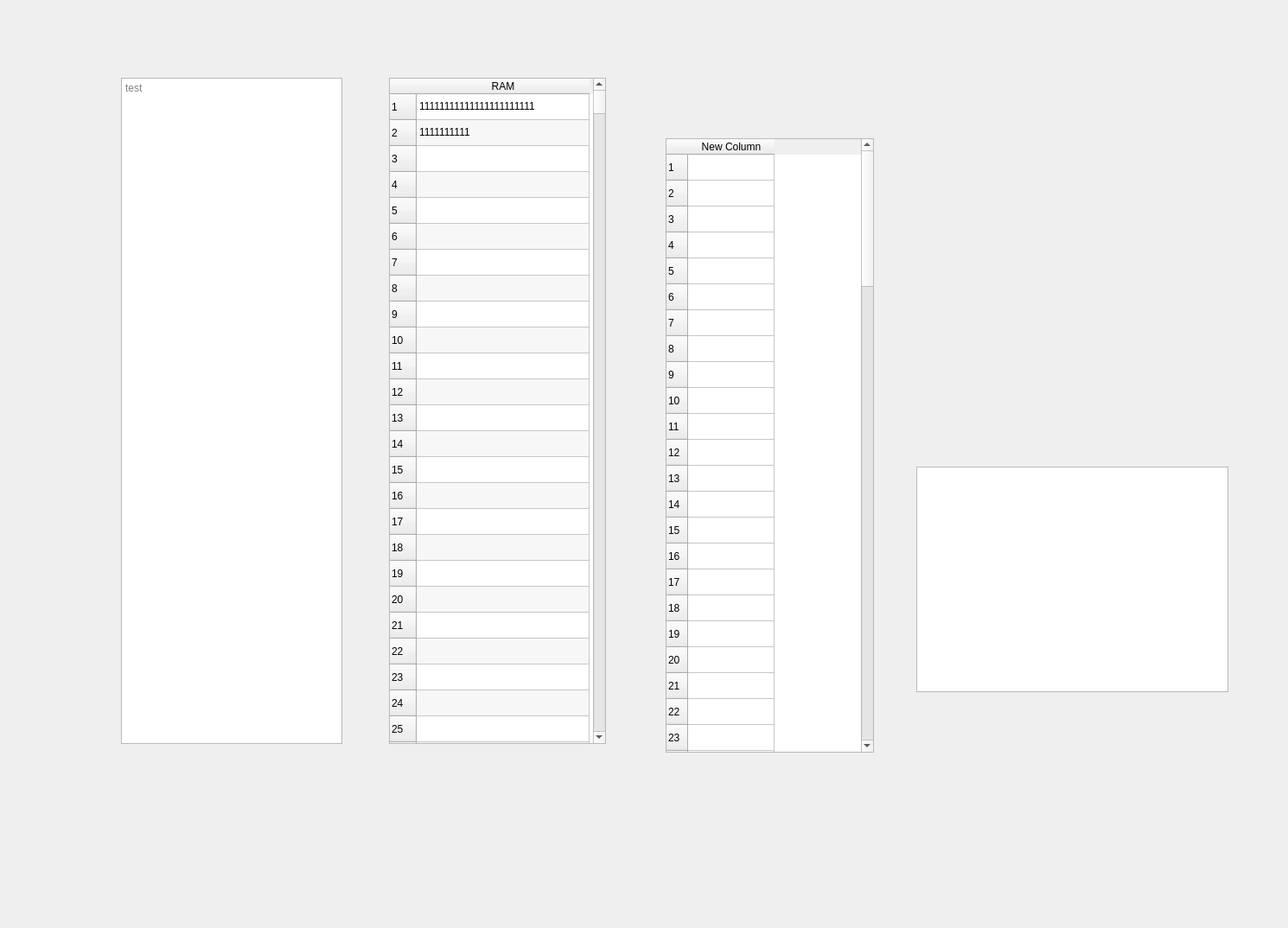
<?xml version="1.0" encoding="UTF-8"?>
<ui version="4.0">
 <class>EM</class>
 <widget class="QDialog" name="EM">
  <property name="geometry">
   <rect>
    <x>0</x>
    <y>0</y>
    <width>1490</width>
    <height>1074</height>
   </rect>
  </property>
  <property name="windowTitle">
   <string>Dialog</string>
  </property>
  <widget class="QTableWidget" name="RAM_view">
   <property name="geometry">
    <rect>
     <x>450</x>
     <y>90</y>
     <width>251</width>
     <height>771</height>
    </rect>
   </property>
   <property name="horizontalScrollBarPolicy">
    <enum>Qt::ScrollBarAlwaysOff</enum>
   </property>
   <property name="editTriggers">
    <set>QAbstractItemView::AnyKeyPressed|QAbstractItemView::DoubleClicked|QAbstractItemView::EditKeyPressed|QAbstractItemView::SelectedClicked</set>
   </property>
   <property name="alternatingRowColors">
    <bool>true</bool>
   </property>
   <property name="showGrid">
    <bool>true</bool>
   </property>
   <property name="gridStyle">
    <enum>Qt::SolidLine</enum>
   </property>
   <property name="sortingEnabled">
    <bool>false</bool>
   </property>
   <property name="cornerButtonEnabled">
    <bool>false</bool>
   </property>
   <property name="rowCount">
    <number>1000</number>
   </property>
   <attribute name="horizontalHeaderDefaultSectionSize">
    <number>200</number>
   </attribute>
   <row/>
   <row/>
   <row/>
   <row/>
   <row/>
   <row/>
   <row/>
   <row/>
   <row/>
   <row/>
   <row/>
   <row/>
   <row/>
   <row/>
   <row/>
   <row/>
   <row/>
   <row/>
   <row/>
   <row/>
   <row/>
   <row/>
   <row/>
   <row/>
   <row/>
   <row/>
   <row/>
   <row/>
   <row/>
   <row/>
   <row/>
   <row/>
   <row/>
   <row/>
   <row/>
   <row/>
   <row/>
   <row/>
   <row/>
   <row/>
   <row/>
   <row/>
   <row/>
   <row/>
   <row/>
   <row/>
   <row/>
   <row/>
   <row/>
   <row/>
   <row/>
   <row/>
   <row/>
   <row/>
   <row/>
   <row/>
   <row/>
   <row/>
   <row/>
   <row/>
   <row/>
   <row/>
   <row/>
   <row/>
   <row/>
   <row/>
   <row/>
   <row/>
   <row/>
   <row/>
   <row/>
   <row/>
   <row/>
   <row/>
   <row/>
   <row/>
   <row/>
   <row/>
   <row/>
   <row/>
   <row/>
   <row/>
   <row/>
   <row/>
   <row/>
   <row/>
   <row/>
   <row/>
   <row/>
   <row/>
   <row/>
   <row/>
   <row/>
   <row/>
   <row/>
   <row/>
   <row/>
   <row/>
   <row/>
   <row/>
   <row/>
   <row/>
   <row/>
   <row/>
   <row/>
   <row/>
   <row/>
   <row/>
   <row/>
   <row/>
   <row/>
   <row/>
   <row/>
   <row/>
   <row/>
   <row/>
   <row/>
   <row/>
   <row/>
   <row/>
   <row/>
   <row/>
   <row/>
   <row/>
   <row/>
   <row/>
   <row/>
   <row/>
   <row/>
   <row/>
   <row/>
   <row/>
   <row/>
   <row/>
   <row/>
   <row/>
   <row/>
   <row/>
   <row/>
   <row/>
   <row/>
   <row/>
   <row/>
   <row/>
   <row/>
   <row/>
   <row/>
   <row/>
   <row/>
   <row/>
   <row/>
   <row/>
   <row/>
   <row/>
   <row/>
   <row/>
   <row/>
   <row/>
   <row/>
   <row/>
   <row/>
   <row/>
   <row/>
   <row/>
   <row/>
   <row/>
   <row/>
   <row/>
   <row/>
   <row/>
   <row/>
   <row/>
   <row/>
   <row/>
   <row/>
   <row/>
   <row/>
   <row/>
   <row/>
   <row/>
   <row/>
   <row/>
   <row/>
   <row/>
   <row/>
   <row/>
   <row/>
   <row/>
   <row/>
   <row/>
   <row/>
   <row/>
   <row/>
   <row/>
   <row/>
   <row/>
   <row/>
   <row/>
   <row/>
   <row/>
   <row/>
   <row/>
   <row/>
   <row/>
   <row/>
   <row/>
   <row/>
   <row/>
   <row/>
   <row/>
   <row/>
   <row/>
   <row/>
   <row/>
   <row/>
   <row/>
   <row/>
   <row/>
   <row/>
   <row/>
   <row/>
   <row/>
   <row/>
   <row/>
   <row/>
   <row/>
   <row/>
   <row/>
   <row/>
   <row/>
   <row/>
   <row/>
   <row/>
   <row/>
   <row/>
   <row/>
   <row/>
   <row/>
   <row/>
   <row/>
   <row/>
   <row/>
   <row/>
   <row/>
   <row/>
   <row/>
   <row/>
   <row/>
   <row/>
   <row/>
   <row/>
   <row/>
   <row/>
   <row/>
   <row/>
   <row/>
   <row/>
   <row/>
   <row/>
   <row/>
   <row/>
   <row/>
   <row/>
   <row/>
   <row/>
   <row/>
   <row/>
   <row/>
   <row/>
   <row/>
   <row/>
   <row/>
   <row/>
   <row/>
   <row/>
   <row/>
   <row/>
   <row/>
   <row/>
   <row/>
   <row/>
   <row/>
   <row/>
   <row/>
   <row/>
   <row/>
   <row/>
   <row/>
   <row/>
   <row/>
   <row/>
   <row/>
   <row/>
   <row/>
   <row/>
   <row/>
   <row/>
   <row/>
   <row/>
   <row/>
   <row/>
   <row/>
   <row/>
   <row/>
   <row/>
   <row/>
   <row/>
   <row/>
   <row/>
   <row/>
   <row/>
   <row/>
   <row/>
   <row/>
   <row/>
   <row/>
   <row/>
   <row/>
   <row/>
   <row/>
   <row/>
   <row/>
   <row/>
   <row/>
   <row/>
   <row/>
   <row/>
   <row/>
   <row/>
   <row/>
   <row/>
   <row/>
   <row/>
   <row/>
   <row/>
   <row/>
   <row/>
   <row/>
   <row/>
   <row/>
   <row/>
   <row/>
   <row/>
   <row/>
   <row/>
   <row/>
   <row/>
   <row/>
   <row/>
   <row/>
   <row/>
   <row/>
   <row/>
   <row/>
   <row/>
   <row/>
   <row/>
   <row/>
   <row/>
   <row/>
   <row/>
   <row/>
   <row/>
   <row/>
   <row/>
   <row/>
   <row/>
   <row/>
   <row/>
   <row/>
   <row/>
   <row/>
   <row/>
   <row/>
   <row/>
   <row/>
   <row/>
   <row/>
   <row/>
   <row/>
   <row/>
   <row/>
   <row/>
   <row/>
   <row/>
   <row/>
   <row/>
   <row/>
   <row/>
   <row/>
   <row/>
   <row/>
   <row/>
   <row/>
   <row/>
   <row/>
   <row/>
   <row/>
   <row/>
   <row/>
   <row/>
   <row/>
   <row/>
   <row/>
   <row/>
   <row/>
   <row/>
   <row/>
   <row/>
   <row/>
   <row/>
   <row/>
   <row/>
   <row/>
   <row/>
   <row/>
   <row/>
   <row/>
   <row/>
   <row/>
   <row/>
   <row/>
   <row/>
   <row/>
   <row/>
   <row/>
   <row/>
   <row/>
   <row/>
   <row/>
   <row/>
   <row/>
   <row/>
   <row/>
   <row/>
   <row/>
   <row/>
   <row/>
   <row/>
   <row/>
   <row/>
   <row/>
   <row/>
   <row/>
   <row/>
   <row/>
   <row/>
   <row/>
   <row/>
   <row/>
   <row/>
   <row/>
   <row/>
   <row/>
   <row/>
   <row/>
   <row/>
   <row/>
   <row/>
   <row/>
   <row/>
   <row/>
   <row/>
   <row/>
   <row/>
   <row/>
   <row/>
   <row/>
   <row/>
   <row/>
   <row/>
   <row/>
   <row/>
   <row/>
   <row/>
   <row/>
   <row/>
   <row/>
   <row/>
   <row/>
   <row/>
   <row/>
   <row/>
   <row/>
   <row/>
   <row/>
   <row/>
   <row/>
   <row/>
   <row/>
   <row/>
   <row/>
   <row/>
   <row/>
   <row/>
   <row/>
   <row/>
   <row/>
   <row/>
   <row/>
   <row/>
   <row/>
   <row/>
   <row/>
   <row/>
   <row/>
   <row/>
   <row/>
   <row/>
   <row/>
   <row/>
   <row/>
   <row/>
   <row/>
   <row/>
   <row/>
   <row/>
   <row/>
   <row/>
   <row/>
   <row/>
   <row/>
   <row/>
   <row/>
   <row/>
   <row/>
   <row/>
   <row/>
   <row/>
   <row/>
   <row/>
   <row/>
   <row/>
   <row/>
   <row/>
   <row/>
   <row/>
   <row/>
   <row/>
   <row/>
   <row/>
   <row/>
   <row/>
   <row/>
   <row/>
   <row/>
   <row/>
   <row/>
   <row/>
   <row/>
   <row/>
   <row/>
   <row/>
   <row/>
   <row/>
   <row/>
   <row/>
   <row/>
   <row/>
   <row/>
   <row/>
   <row/>
   <row/>
   <row/>
   <row/>
   <row/>
   <row/>
   <row/>
   <row/>
   <row/>
   <row/>
   <row/>
   <row/>
   <row/>
   <row/>
   <row/>
   <row/>
   <row/>
   <row/>
   <row/>
   <row/>
   <row/>
   <row/>
   <row/>
   <row/>
   <row/>
   <row/>
   <row/>
   <row/>
   <row/>
   <row/>
   <row/>
   <row/>
   <row/>
   <row/>
   <row/>
   <row/>
   <row/>
   <row/>
   <row/>
   <row/>
   <row/>
   <row/>
   <row/>
   <row/>
   <row/>
   <row/>
   <row/>
   <row/>
   <row/>
   <row/>
   <row/>
   <row/>
   <row/>
   <row/>
   <row/>
   <row/>
   <row/>
   <row/>
   <row/>
   <row/>
   <row/>
   <row/>
   <row/>
   <row/>
   <row/>
   <row/>
   <row/>
   <row/>
   <row/>
   <row/>
   <row/>
   <row/>
   <row/>
   <row/>
   <row/>
   <row/>
   <row/>
   <row/>
   <row/>
   <row/>
   <row/>
   <row/>
   <row/>
   <row/>
   <row/>
   <row/>
   <row/>
   <row/>
   <row/>
   <row/>
   <row/>
   <row/>
   <row/>
   <row/>
   <row/>
   <row/>
   <row/>
   <row/>
   <row/>
   <row/>
   <row/>
   <row/>
   <row/>
   <row/>
   <row/>
   <row/>
   <row/>
   <row/>
   <row/>
   <row/>
   <row/>
   <row/>
   <row/>
   <row/>
   <row/>
   <row/>
   <row/>
   <row/>
   <row/>
   <row/>
   <row/>
   <row/>
   <row/>
   <row/>
   <row/>
   <row/>
   <row/>
   <row/>
   <row/>
   <row/>
   <row/>
   <row/>
   <row/>
   <row/>
   <row/>
   <row/>
   <row/>
   <row/>
   <row/>
   <row/>
   <row/>
   <row/>
   <row/>
   <row/>
   <row/>
   <row/>
   <row/>
   <row/>
   <row/>
   <row/>
   <row/>
   <row/>
   <row/>
   <row/>
   <row/>
   <row/>
   <row/>
   <row/>
   <row/>
   <row/>
   <row/>
   <row/>
   <row/>
   <row/>
   <row/>
   <row/>
   <row/>
   <row/>
   <row/>
   <row/>
   <row/>
   <row/>
   <row/>
   <row/>
   <row/>
   <row/>
   <row/>
   <row/>
   <row/>
   <row/>
   <row/>
   <row/>
   <row/>
   <row/>
   <row/>
   <row/>
   <row/>
   <row/>
   <row/>
   <row/>
   <row/>
   <row/>
   <row/>
   <row/>
   <row/>
   <row/>
   <row/>
   <row/>
   <row/>
   <row/>
   <row/>
   <row/>
   <row/>
   <row/>
   <row/>
   <row/>
   <row/>
   <row/>
   <row/>
   <row/>
   <row/>
   <row/>
   <row/>
   <row/>
   <row/>
   <row/>
   <row/>
   <row/>
   <row/>
   <row/>
   <row/>
   <row/>
   <row/>
   <row/>
   <row/>
   <row/>
   <row/>
   <row/>
   <row/>
   <row/>
   <row/>
   <row/>
   <row/>
   <row/>
   <row/>
   <row/>
   <row/>
   <row/>
   <row/>
   <row/>
   <row/>
   <row/>
   <row/>
   <row/>
   <row/>
   <row/>
   <row/>
   <row/>
   <row/>
   <row/>
   <row/>
   <row/>
   <row/>
   <row/>
   <row/>
   <row/>
   <row/>
   <row/>
   <row/>
   <row/>
   <row/>
   <row/>
   <row/>
   <row/>
   <row/>
   <row/>
   <row/>
   <row/>
   <row/>
   <row/>
   <row/>
   <row/>
   <row/>
   <row/>
   <row/>
   <row/>
   <row/>
   <row/>
   <row/>
   <row/>
   <row/>
   <row/>
   <row/>
   <row/>
   <row/>
   <row/>
   <row/>
   <row/>
   <row/>
   <row/>
   <row/>
   <row/>
   <row/>
   <row/>
   <row/>
   <row/>
   <row/>
   <row/>
   <row/>
   <row/>
   <row/>
   <row/>
   <row/>
   <row/>
   <row/>
   <row/>
   <row/>
   <row/>
   <row/>
   <row/>
   <row/>
   <row/>
   <row/>
   <row/>
   <row/>
   <row/>
   <row/>
   <row/>
   <row/>
   <row/>
   <row/>
   <row/>
   <row/>
   <row/>
   <row/>
   <row/>
   <row/>
   <row/>
   <row/>
   <row/>
   <row/>
   <row/>
   <row/>
   <row/>
   <row/>
   <row/>
   <row/>
   <row/>
   <row/>
   <row/>
   <row/>
   <row/>
   <row/>
   <row/>
   <row/>
   <row/>
   <row/>
   <row/>
   <row/>
   <row/>
   <row/>
   <row/>
   <row/>
   <row/>
   <row/>
   <row/>
   <row/>
   <row/>
   <row/>
   <row/>
   <row/>
   <row/>
   <row/>
   <row/>
   <row/>
   <row/>
   <row/>
   <row/>
   <row/>
   <row/>
   <row/>
   <row/>
   <row/>
   <row/>
   <row/>
   <row/>
   <row/>
   <row/>
   <row/>
   <row/>
   <row/>
   <row/>
   <row/>
   <row/>
   <row/>
   <row/>
   <row/>
   <row/>
   <row/>
   <row/>
   <row/>
   <row/>
   <row/>
   <row/>
   <row/>
   <row/>
   <row/>
   <row/>
   <row/>
   <row/>
   <row/>
   <row/>
   <row/>
   <row/>
   <row/>
   <row/>
   <row/>
   <row/>
   <row/>
   <row/>
   <row/>
   <row/>
   <row/>
   <row/>
   <row/>
   <row/>
   <row/>
   <row/>
   <row/>
   <row/>
   <row/>
   <row/>
   <row/>
   <row/>
   <row/>
   <row/>
   <row/>
   <row/>
   <row/>
   <row/>
   <row/>
   <row/>
   <row/>
   <row/>
   <row/>
   <row/>
   <row/>
   <row/>
   <row/>
   <column>
    <property name="text">
     <string>RAM</string>
    </property>
   </column>
   <item row="0" column="0">
    <property name="text">
     <string>11111111111111111111111</string>
    </property>
   </item>
   <item row="1" column="0">
    <property name="text">
     <string>1111111111</string>
    </property>
   </item>
  </widget>
  <widget class="QTextBrowser" name="Code_view">
   <property name="geometry">
    <rect>
     <x>140</x>
     <y>90</y>
     <width>256</width>
     <height>771</height>
    </rect>
   </property>
   <property name="readOnly">
    <bool>false</bool>
   </property>
   <property name="placeholderText">
    <string>test</string>
   </property>
  </widget>
  <widget class="QTableWidget" name="tableWidget">
   <property name="geometry">
    <rect>
     <x>770</x>
     <y>160</y>
     <width>241</width>
     <height>711</height>
    </rect>
   </property>
   <property name="rowCount">
    <number>100</number>
   </property>
   <row/>
   <row/>
   <row/>
   <row/>
   <row/>
   <row/>
   <row/>
   <row/>
   <row/>
   <row/>
   <row/>
   <row/>
   <row/>
   <row/>
   <row/>
   <row/>
   <row/>
   <row/>
   <row/>
   <row/>
   <row/>
   <row/>
   <row/>
   <row/>
   <row/>
   <row/>
   <row/>
   <row/>
   <row/>
   <row/>
   <row/>
   <row/>
   <row/>
   <row/>
   <row/>
   <row/>
   <row/>
   <row/>
   <row/>
   <row/>
   <row/>
   <row/>
   <row/>
   <row/>
   <row/>
   <row/>
   <row/>
   <row/>
   <row/>
   <row/>
   <row/>
   <row/>
   <row/>
   <row/>
   <row/>
   <row/>
   <row/>
   <row/>
   <row/>
   <row/>
   <row/>
   <row/>
   <row/>
   <row/>
   <row/>
   <row/>
   <row/>
   <row/>
   <row/>
   <row/>
   <row/>
   <row/>
   <row/>
   <row/>
   <row/>
   <row/>
   <row/>
   <row/>
   <row/>
   <row/>
   <row/>
   <row/>
   <row/>
   <row/>
   <row/>
   <row/>
   <row/>
   <row/>
   <row/>
   <row/>
   <row/>
   <row/>
   <row/>
   <row/>
   <row/>
   <row/>
   <row/>
   <row/>
   <row/>
   <row/>
   <column>
    <property name="text">
     <string>New Column</string>
    </property>
   </column>
  </widget>
  <widget class="QPlainTextEdit" name="plainTextEdit">
   <property name="geometry">
    <rect>
     <x>1060</x>
     <y>540</y>
     <width>361</width>
     <height>261</height>
    </rect>
   </property>
  </widget>
 </widget>
 <resources/>
 <connections/>
</ui>
